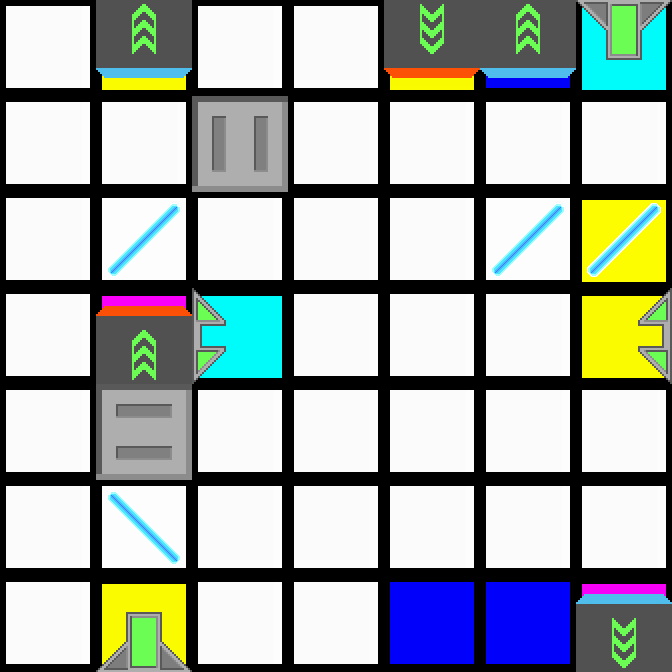

This game map was drawn from its Tiled (.tmx) file and the tilesets committed beside it. A one-line description and the full map source follow:
An orthogonal 7x7 tile map with 96x96 px tiles, 2 tile layers (Colors, Tiles).

<map version="1.0" orientation="orthogonal" renderorder="right-down" width="7" height="7" tilewidth="96" tileheight="96">
 <properties>
  <property name="AvailableColors" value="0, 0, 0, 0, 0, 2" />
  <property name="AvailableTiles" value="1, 2, 2, 2, 2, 24" />
 </properties>
 <tileset firstgid="1" source="../tiles.tsx" />
 <layer name="Colors" width="7" height="7">
  <data encoding="csv">
87,84,87,87,84,83,86,
87,87,87,87,87,87,87,
87,87,87,87,87,87,84,
87,85,86,87,87,87,84,
87,87,87,87,87,87,87,
87,87,87,87,87,87,87,
87,84,87,87,83,83,85
</data>
 </layer>
 <layer name="Tiles" width="7" height="7">
  <data encoding="csv">
1,21,1,1,27,21,7,
1,1,18,1,1,1,1,
1,2,1,1,1,2,2,
1,25,10,1,1,1,12,
1,19,1,1,1,1,1,
1,3,1,1,1,1,1,
1,5,1,1,1,1,23
</data>
 </layer>
</map>
